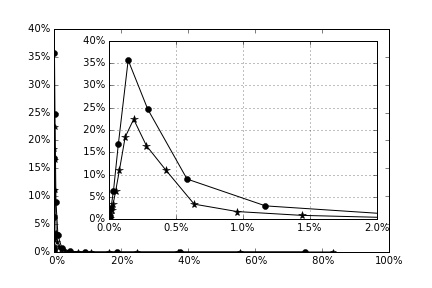

Write Python code to recreate this figure.
# -*- coding: utf-8 -*-
"""
Created on Thu Nov  2 19:07:52 2017

@author: Inspiron
"""

import numpy as np
import matplotlib.pyplot as plt
import pandas as pd
import os
import mpl_toolkits.axes_grid1.inset_locator as mpl_il
import mpl_toolkits as mpl_tl
from mpl_toolkits.axes_grid1.inset_locator import mark_inset


#%%
#data prepare
#os.chdir("c:\\Luna\\Work\\python\\method\\")
file  = "data.xlsx"
dataf = pd.ExcelFile(file)
auto1 = dataf.parse(sheetname = "авто", skiprows = [0,1], parse_cols = "A:D", skip_footer = 17, names = ["left","right","weight","num"])
auto2 = dataf.parse(sheetname = "авто", skiprows = np.arange(28), parse_cols ="A:D", skip_footer = 0, names = ["left","right","weight","num"])
#%%
def calculate_data(df):
    df["middle"]=0.5*(df.left+df.right)
    #df["cena"] = df.num*df.middle
    #sum_cena = np.sum(df.cena)
    max_cena= df.right.iloc[-1]
    df["cena_relative_right"] = df.right/max_cena*100
    df["cena_relative_left"] = df.left/max_cena*100
    df["cena_relative_weight"] =   df["cena_relative_right"]-  df["cena_relative_left"]
    df["cena_relative"] = df.middle/max_cena*100
    sum_num = np.sum(df.num)   
    df["num_relative"] = df.num/sum_num*100
    return df
#%%

_ = calculate_data(auto1)
_ = calculate_data(auto2)
#%%
plt.style.use("seaborn-pastel")

fig, ax = plt.subplots()

fig.set_facecolor("w")

#plt.scatter(auto1.cena_relative, auto1.num_relative, marker = "v", color="k" )
ax.plot(auto1.cena_relative, auto1.num_relative, marker = "*", color="k" )

ax.plot(auto2.cena_relative, auto2.num_relative, marker = "o", color="k" )

ax.set_xlim(0,100)
ax.set_ylim(0,40)
#ax.set_xticks([0]+auto1.cena_relative_right)
ax.set_xticks(np.arange(101,step = 20))
#plt.ticks_params

y_vals = ax.get_yticks()
ax.set_yticklabels(['{:3.0f}%'.format(x) for x in y_vals])

x_vals = ax.get_xticks()
ax.set_xticklabels(['{:3.0f}%'.format(x) for x in x_vals])

#ax.set_xticklabels(['' for x in vals[1:-3]])
#plt.show()

ax2 = mpl_il.inset_axes(plt.gca(), width='80%', height='80%', loc=1, borderpad = 1)

ax2.plot(auto2.cena_relative, auto2.num_relative, marker = "o", color="k" )
ax2.plot(auto1.cena_relative, auto1.num_relative, marker = "*", color="k" )


ax2.set_xlim(0,2)
ax2.set_ylim(0,40)
#bar2 = ax2.bar(left = auto2.cena_relative_left, width = auto2.cena_relative_weight, height = auto2.num_relative, color = "b")
#bar1 = ax2.bar(left = auto1.cena_relative_left, width = auto1.cena_relative_weight, height = auto1.num_relative, alpha=0.5)


y_vals = ax2.get_yticks()
ax2.set_yticklabels(['{:3.0f}%'.format(x) for x in y_vals])

x_vals = ax2.get_xticks()
ax2.set_xticklabels(['{:3.1f}%'.format(x) for x in x_vals])

#ax2.set_xticks([0]+auto1.cena_relative_right)
#ax2.margins(x=0.5)

#mark_inset(ax,ax2,loc1 = 2, loc2 = 3, fc = "none")
ax.grid(b="off",axis ="both")
#plt.xscale("log")
ax2.grid(b="off",axis ="both")
#.xscale("log")
plt.savefig("3.jpg")
#%%
#plt.figure()
#plt.bar(np.arange(10), height = np.arange(10))